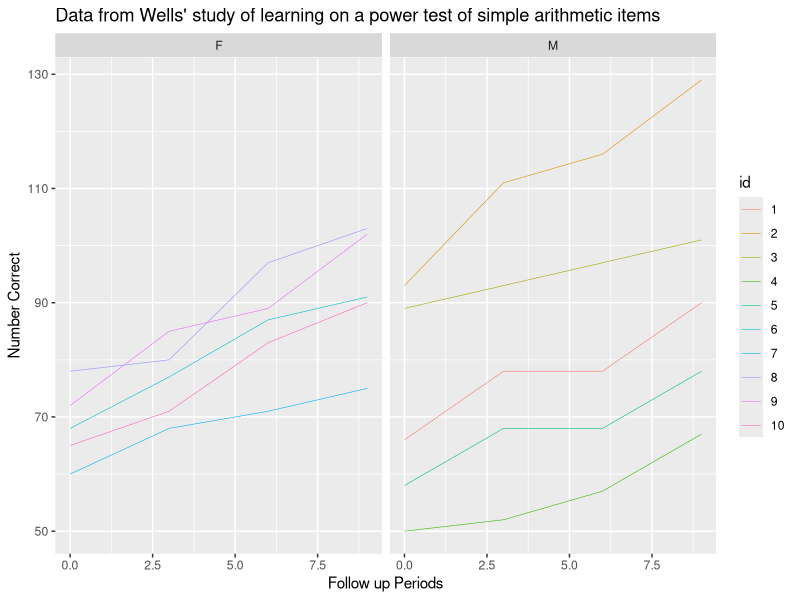

Source code (R):
## ---- chunk 1
library("dplyr")
library("tidyr")
library("ggplot2")
library("nlme")
## ---- chunk 2
df_wide <- read.table("wells_addition_data.txt", 
                   header = TRUE,
                   na.strings = ".")
df_wide
## ---- chunk 3
colnames(df_wide) <- c("id",  "sex", "0",  "3",  "6",  "9")

df_long <- gather(data = df_wide ,
                         key = "period",
                         value = "score",
                         3:6)

# change type of variables into factors
df_long  <- within(df_long, {
  id <- factor(id)
  period <- as.integer(period)
})

df_long
## ---- chunk 4
 ggplot(data = df_long, aes(x = period , y = score, group = id)) +
  geom_line(aes(colour = id), size = 0.2) +
  facet_grid(. ~ sex) + 
  xlab("Follow up Periods") +
  ylab("Number Correct") +
  ggtitle("Data from Wells' study of learning on a power test of simple arithmetic items") 
## ---- chunk 5
glsREML <- gls(score~ period, 
            data = df_long , 
            correlation = corSymm(form = ~ 1 |id),
            weights = varIdent(form = ~ 1 | period),
            method = "REML")

summary(glsREML)
## ---- chunk 6
getVarCov(glsREML)
## ---- chunk 7
glsML <- update(glsREML, method = "ML")
summary(glsML)
## ---- chunk 8
getVarCov(glsML)
